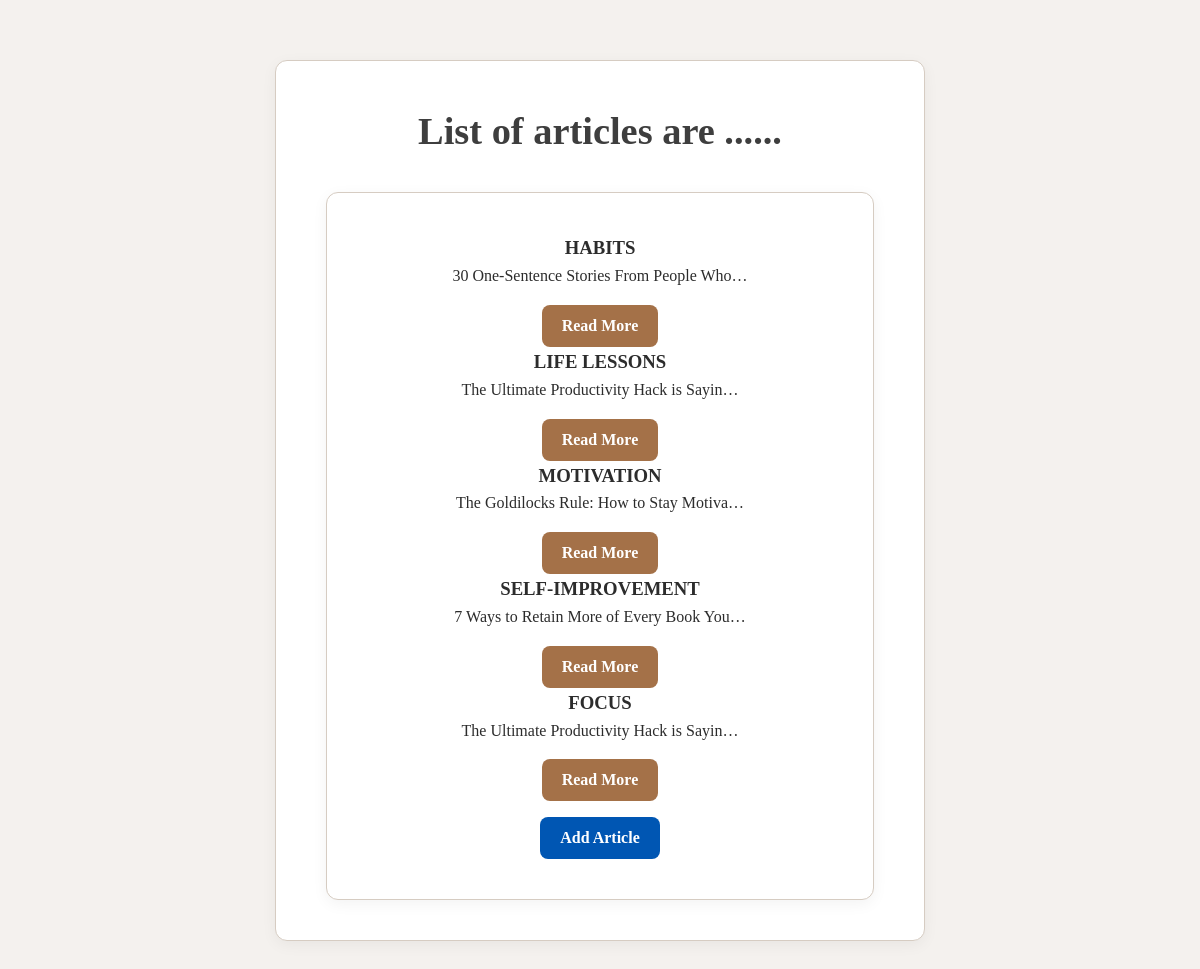
The page /allarticle/ on the database its author committed.
### myapp/models.py (models this page shows)
class ArticleModel(models.Model):
    name = models.CharField(max_length = 100)
    desc = models.TextField()

### myapp/views.py (the view)
# urls.py: path('allarticle/', views.display_articles, name='allart'),
def display_articles(request):
    all_article = ArticleModel.objects.all()
    return render(request, 'html/display.html',{'data':all_article})

### templates/html/display.html (shortened to what this page needs)
{% extends 'html/index.html' %}
<h1>{% block title %} List of articles are ......{% endblock %}</h1>
{% block content %}
    <center>
        {% if data %}
            {% for i in data %}
                <h3>{{i.name | upper}}</h3>
               <p>{{i.desc | truncatechars:40}}</p>
               <a href="{% url 'specific' i.id %}">
                <button>Read More</button>
              </a>
            {% endfor %}
        {% endif %}
        <br>
        <a href="{% url 'home' %}">
            <button class="add-article-btn">Add Article</button>
        </a>
    </center>
    {% endblock %}

### templates/html/index.html (shortened to what this page needs)
<!DOCTYPE html>
{% load static %}
<html lang="en">
<head>
    <link rel="stylesheet" href="{% static 'css/style.css'%}">
</head>
<body>
    <center>
        <h1>{% block title %}This is Article Project {% endblock %}</h1>
        {% block content %}{% endblock%}
</body>
</html>

### static/css/style.css (style rules this page uses)
* { margin: 0; padding: 0; box-sizing: border-box; }
body { font-family: 'Georgia', serif; background-color: #f4f1ee; color: #2c2c2c; line-height: 1.6; padding: 60px 20px; }
center { background-color: #ffffff; border: 1px solid #d6ccc2; max-width: 650px; margin: auto; padding: 40px 50px; border-radius: 12px; box-shadow: 0 4px 15px rgba(0, 0, 0, 0.05); }
h1 { font-size: 2.4rem; margin-bottom: 30px; color: #3e3e3e; text-align: center; }
button { padding: 12px 20px; font-size: 1rem; font-weight: bold; background-color: #5f4b8b; color: #fff; border: none; border-radius: 8px; cursor: pointer; transition: background-color 0.25s ease; font-family: 'Georgia', serif; }
a button { background-color: #a47148; margin-top: 16px; }
.add-article-btn { background-color: #0056b3; }

### rows shown on the page
ArticleModel: name "HABITS", desc "30 One-Sentence Stories From People Who…"
ArticleModel: name "LIFE LESSONS", desc "The Ultimate Productivity Hack is Sayin…"
ArticleModel: name "MOTIVATION", desc "The Goldilocks Rule: How to Stay Motiva…"
ArticleModel: name "SELF-IMPROVEMENT", desc "7 Ways to Retain More of Every Book You…"
ArticleModel: name "FOCUS", desc "The Ultimate Productivity Hack is Sayin…"
